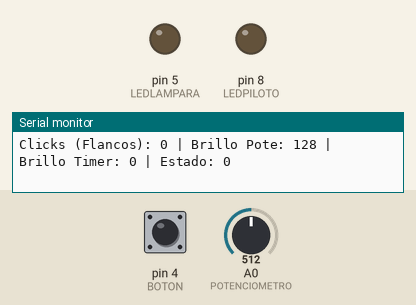
A sketch run on a simulated Arduino Uno, built with avr-gcc and run on an emulated ATmega328P. Parts: output pins drawn as LEDs (lit = HIGH), the last lines printed to the serial monitor. The inputs (shaded band) are chosen by the test bench; at power-on: pin 4 (BOTON) LOW, A0 (POTENCIOMETRO) = 512.

Above: at 1.2 s.
1.3 s: pin 4 (BOTON) pulled HIGH for 0.15 s
At 2.2 s:
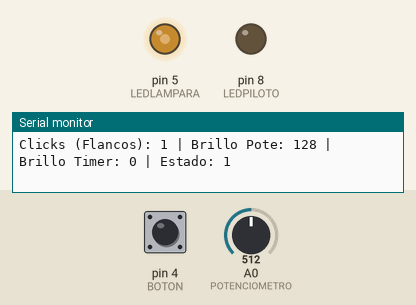
2.9 s: A0 (POTENCIOMETRO) set to 122
At 3.5 s:
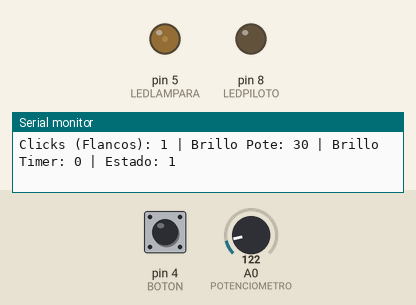
4.4 s: A0 (POTENCIOMETRO) set to 716
At 4.9 s:
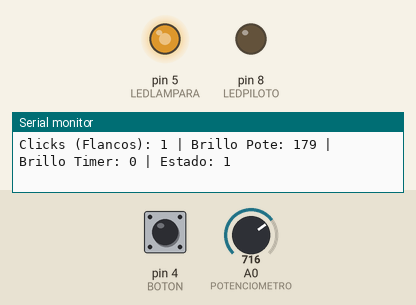
5.9 s: pin 4 (BOTON) pulled HIGH for 1 s
At 6.06 s:
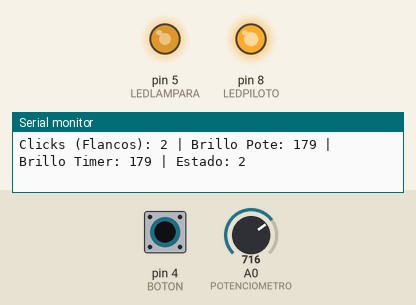
8.9 s: A0 (POTENCIOMETRO) set to 415
11.9 s: A0 (POTENCIOMETRO) set to 388
Timing chart, 0 to 24.6 s (numbered marks = the images above; inputs shaded):
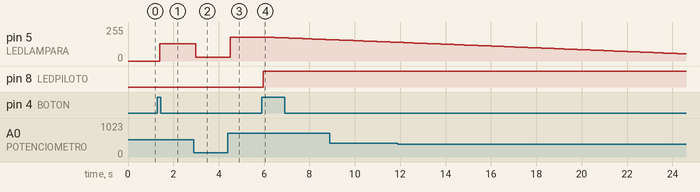

The sketch:

codigofuente.ino
```cpp
// C++ code
// Proyecto Final - Laboratorio de Computacion I (UNSAM)
// Velador Inteligente con Regulador de Brillo (Dimmer) y Timer de Auto-Apagado Gradual
// Integrantes: Maria Constanza De Carlo, Ivan Saipert

#define LEDLAMPARA 5      // Salida analogica (PWM) - Luz principal del velador
#define LEDPILOTO 8       // Salida digital - Luz testigo que indica que el timer esta activo

#define BOTON 4           // Entrada digital - Pulsador de cambio de modo
#define POTENCIOMETRO A0  // Entrada analogica - Perilla reguladora de brillo

#define ESTADOAPAGADO 0
#define ESTADOMANUAL 1
#define ESTADOTIMER 2

// --- CONFIGURACION DEL TIEMPO DEL TIMER (Control Logico por Tiempo) ---
// Modo Demo Laboratorio (30 segundos totales): 30.000 ms / 255 niveles = 118 ms por nivel
#define TIEMPODECREMENTO 118

// Modo Uso Real (5 minutos totales): 300.000 ms / 255 niveles = 1176 ms por nivel
// #define TIEMPODECREMENTO 1176

int estado = ESTADOAPAGADO;
int estadoBotonAnterior = LOW;
int contadorClicks = 0;   // Contador de flancos ascendentes registrados
int brilloTimer = 0;      // Nivel de brillo actual durante el apagado gradual

unsigned long millisAnteriores = 0;

void setup()
{
  pinMode(LEDLAMPARA, OUTPUT);
  pinMode(LEDPILOTO, OUTPUT);
  pinMode(BOTON, INPUT);
  pinMode(POTENCIOMETRO, INPUT);

  Serial.begin(9600);
}

void loop()
{
  unsigned long millisActuales = millis();

  // 1. Lectura de entradas (Digital y Analogica)
  int estadoBoton = digitalRead(BOTON);
  int lecturaPote = analogRead(POTENCIOMETRO);

  // Escalamos la lectura del potenciometro (0 a 1023) al rango PWM del LED (0 a 255)
  int brilloManual = lecturaPote / 4;

  // 2. Detector y Contador de Flancos Ascendentes (cambio de LOW a HIGH)
  int clickBoton = 0;
  if ((estadoBoton == HIGH) && (estadoBotonAnterior == LOW))
  {
    contadorClicks++;
    clickBoton = 1;
    estadoBotonAnterior = estadoBoton;
  }
  else
  {
    estadoBotonAnterior = estadoBoton;
  }

  // Monitoreo en tiempo real por Puerto Serie
  Serial.print("Clicks (Flancos): ");
  Serial.print(contadorClicks);
  Serial.print(" | Brillo Pote: ");
  Serial.print(brilloManual);
  Serial.print(" | Brillo Timer: ");
  Serial.print(brilloTimer);
  Serial.print(" | Estado: ");
  Serial.println(estado);

  // 3. Maquina de Estados: Cambios de estado (Transiciones)
  switch (estado)
  {
    case ESTADOAPAGADO:
      // Con 1 click (flanco) pasa al modo de encendido manual
      if (clickBoton == 1)
      {
        estado = ESTADOMANUAL;
      }
      break;

    case ESTADOMANUAL:
      // Con otro click activa el Timer de apagado gradual
      if (clickBoton == 1)
      {
        estado = ESTADOTIMER;
        brilloTimer = brilloManual; // Toma como punto de partida el brillo actual
        millisAnteriores = millisActuales;
      }
      break;

    case ESTADOTIMER:
      // Si el usuario hace click para cancelar o si el brillo llega a 0, se apaga
      if ((clickBoton == 1) || (brilloTimer <= 0))
      {
        estado = ESTADOAPAGADO;
      }
      break;
  }

  // 4. Maquina de Estados: Salidas por estado (Acciones)
  switch (estado)
  {
    case ESTADOAPAGADO:
      analogWrite(LEDLAMPARA, 0);
      digitalWrite(LEDPILOTO, LOW);
      break;

    case ESTADOMANUAL:
      analogWrite(LEDLAMPARA, brilloManual);
      digitalWrite(LEDPILOTO, LOW);
      break;

    case ESTADOTIMER:
      digitalWrite(LEDPILOTO, HIGH);
      analogWrite(LEDLAMPARA, brilloTimer);

      // Control logico por tiempo sin bloquear el microcontrolador
      if ((millisActuales - millisAnteriores) >= TIEMPODECREMENTO)
      {
        brilloTimer--;
        millisAnteriores = millisActuales;
      }
      break;
  }

  delay(20);
}
```

Measured:
- after the input at 1.3 s, pin 5 (LEDLAMPARA): 0/255 → 128/255 after 0.09 s
- after the input at 2.9 s, pin 5 (LEDLAMPARA): 128/255 → 30/255 after 0.09 s
- after the input at 4.4 s, pin 5 (LEDLAMPARA): 30/255 → 179/255 after 0.10 s
- after the input at 5.9 s, pin 5 (LEDLAMPARA): moves from 179/255 to 160/255 over 2.7 s, starting after 0.28 s; pin 8 (LEDPILOTO): LOW → HIGH after 0.05 s
